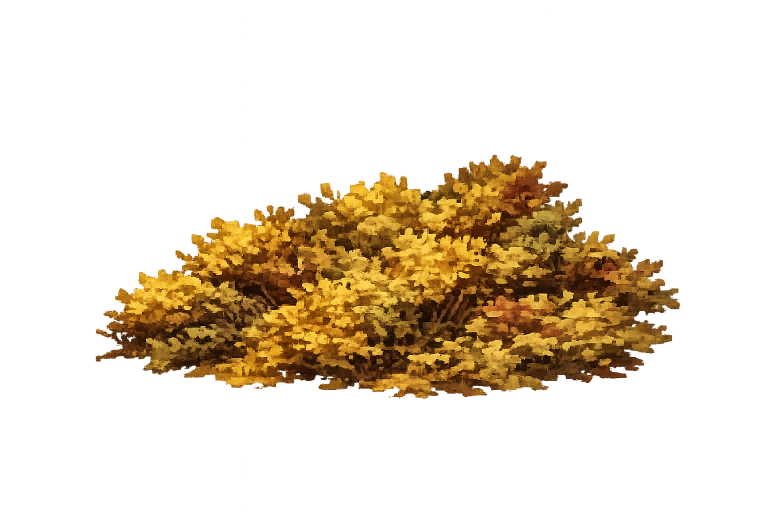
#> input picture assets-lowpoly-python/nature/bushes/sources/bush_v2_01_source.png, 1536 x 1024 px (shown at 1/2 size)
$ python analyze_mountains.py ../../nature/bushes/sources/bush_v2_01_source.png
#> lines starting #> are read from the running program, lines starting #| are printed output that depends on the picture
#!/usr/bin/env python3
"""Analyze mountain sprites for 3D procedural generation.

Extracts:
- Heightmap from alpha channel (per-column height)
- SNES color palette (unique colors)
- Per-column dominant color
- Slope analysis for waterfall placement candidates
- Silhouette metrics (height %, peaks, valleys)

Usage:
    python analyze_mountains.py <sprite_path> [--output <json_path>]
"""

import argparse
import json
import sys
from pathlib import Path

import numpy as np
from PIL import Image


def extract_heightmap(img_array: np.ndarray) -> np.ndarray:
    """Extract per-column heightmap from RGBA sprite.

    Returns array of shape (width,) with values in [0, 1].
    0 = base (bottom), 1 = top (highest opaque pixel).
    """
    alpha = img_array[:, :, 3]
    height, width = alpha.shape

    heightmap = np.zeros(width, dtype=np.float64)
    for x in range(width):
        col = alpha[:, x]
        opaque_rows = np.where(col > 128)[0]
        if len(opaque_rows) > 0:
            top_row = opaque_rows[0]  # smallest Y = highest pixel
            heightmap[x] = 1.0 - (top_row / height)
        else:
            heightmap[x] = 0.0

    return heightmap


def extract_palette(img_array: np.ndarray) -> np.ndarray:
    """Extract unique SNES palette colors from opaque pixels.

    Returns array of shape (N, 3) with RGB values.
    """
    pixels = img_array.reshape(-1, 4)
    opaque = pixels[pixels[:, 3] > 128][:, :3]
    unique = np.unique(opaque, axis=0)
    return unique


def extract_per_column_color(img_array: np.ndarray, palette: np.ndarray) -> np.ndarray:
    """Map each column to its dominant palette color.

    Returns array of shape (width, 3) with RGB values.
    """
    from scipy.spatial import cKDTree

    alpha = img_array[:, :, 3]
    height, width = alpha.shape
    tree = cKDTree(palette.astype(np.float64))

    colors = np.zeros((width, 3), dtype=np.uint8)
    for x in range(width):
        col = img_array[:, x]
        opaque_mask = col[:, 3] > 128
        if np.any(opaque_mask):
            col_pixels = col[opaque_mask, :3].astype(np.float64)
            _, indices = tree.query(col_pixels)
            # Most common palette color in this column
            unique_idx, counts = np.unique(indices, return_counts=True)
            dominant_idx = unique_idx[np.argmax(counts)]
            colors[x] = palette[dominant_idx]
        else:
            colors[x] = [0, 0, 0]

    return colors


def analyze_slope(heightmap: np.ndarray) -> list:
    """Analyze slope to find waterfall placement candidates.

    Returns list of candidate dicts with segment index, height, and steepness.
    Uses two strategies:
    1. Strict valleys: slope changes from negative to positive
    2. Relaxed local minima: height is lower than both neighbors
    """
    segments = len(heightmap)
    slope = np.diff(heightmap)

    valleys = []

    # Strategy 1: Strict valleys
    for i in range(1, segments - 1):
        if slope[i - 1] < 0 and slope[i] > 0:
            steepness_left = abs(slope[i - 1])
            steepness_right = abs(slope[i])
            combined = steepness_left + steepness_right
            valleys.append({
                "segment": i,
                "height_pct": float(heightmap[i]),
                "steepness_left": float(steepness_left),
                "steepness_right": float(steepness_right),
                "combined_steepness": float(combined),
            })

    # Strategy 2: Relaxed local minima (if no strict valleys found)
    if not valleys:
        for i in range(2, segments - 2):
            # Local minimum: lower than neighbors within window
            window = 10
            left_max = np.max(heightmap[max(0, i - window):i])
            right_max = np.max(heightmap[i + 1:min(segments, i + window + 1)])
            local_avg = (left_max + right_max) / 2.0

            # Must be a dip (lower than surrounding area)
            if heightmap[i] < local_avg * 0.95:
                steepness_left = abs(left_max - heightmap[i]) / max(window, 1)
                steepness_right = abs(right_max - heightmap[i]) / max(window, 1)
                combined = steepness_left + steepness_right

                valleys.append({
                    "segment": i,
                    "height_pct": float(heightmap[i]),
                    "steepness_left": float(steepness_left),
                    "steepness_right": float(steepness_right),
                    "combined_steepness": float(combined),
                })

    # Strategy 3: Steepest sections (if still no candidates)
    if not valleys:
        # Find the 3 steepest positive slopes (ascending sections)
        for i in range(len(slope)):
            if slope[i] > 0:
                valleys.append({
                    "segment": i,
                    "height_pct": float(heightmap[i]),
                    "steepness_left": 0.0,
                    "steepness_right": float(abs(slope[i])),
                    "combined_steepness": float(abs(slope[i])),
                })
        # Sort by steepness, take top 3 with spacing
        valleys.sort(key=lambda v: v["combined_steepness"], reverse=True)
        filtered = []
        for v in valleys:
            if not any(abs(v["segment"] - f["segment"]) < 80 for f in filtered):
                filtered.append(v)
            if len(filtered) >= 3:
                break
        valleys = filtered

    return valleys


def select_waterfall_locations(
    candidates: list, count: int = 3, min_segment_distance: int = 80
) -> list:
    """Select best waterfall locations with minimum separation.

    Prefers: high steepness + medium height (not at peak, not at base).
    """
    if not candidates:
        return []

    # Strategy 3 already returns filtered results, skip re-selection
    if len(candidates) > 0 and candidates[0].get("steepness_left", 0) == 0:
        # Strategy 3 results - already filtered
        selected = candidates[:count]
    else:
        # Strategy 1 or 2 - score and select with spacing
        for c in candidates:
            height_score = 1.0 - abs(c["height_pct"] - 0.5)
            c["score"] = c["combined_steepness"] * 0.6 + height_score * 0.4

        sorted_candidates = sorted(candidates, key=lambda c: c.get("score", 0), reverse=True)
        selected = []
        for cand in sorted_candidates:
            if len(selected) >= count:
                break
            too_close = any(
                abs(cand["segment"] - s["segment"]) < min_segment_distance
                for s in selected
            )
            if not too_close:
                selected.append(cand)

    return selected


def find_peaks(heightmap: np.ndarray) -> list:
    """Find peaks in the heightmap."""
    peaks = []
    for i in range(1, len(heightmap) - 1):
        if heightmap[i] > heightmap[i - 1] and heightmap[i] > heightmap[i + 1]:
            peaks.append({"segment": i, "height_pct": float(heightmap[i])})
    return peaks


def analyze_sprite(sprite_path: str) -> dict:
    """Full analysis of a mountain sprite."""
    img = Image.open(sprite_path).convert("RGBA")
    img_array = np.array(img)

    heightmap = extract_heightmap(img_array)
    palette = extract_palette(img_array)
    per_column_color = extract_per_column_color(img_array, palette)

    # Resample to 640 segments
    segments = 640
    x_orig = np.arange(len(heightmap))
    x_new = np.linspace(0, len(heightmap) - 1, segments)
    heightmap_resampled = np.interp(x_new, x_orig, heightmap)
    color_indices = np.clip(np.round(x_new).astype(int), 0, len(per_column_color) - 1)
    color_resampled = per_column_color[color_indices]

    # Analysis
    slope_candidates = analyze_slope(heightmap_resampled)
    waterfall_locations = select_waterfall_locations(slope_candidates, count=3)
    peaks = find_peaks(heightmap_resampled)

    # Add angle_rad to waterfall locations
    for wf in waterfall_locations:
        wf["angle_rad"] = float((wf["segment"] / segments) * 2 * np.pi)

    # Add angle_rad to peaks
    for p in peaks:
        p["angle_rad"] = float((p["segment"] / segments) * 2 * np.pi)

    # Metrics
    silhouette_pct = float(np.max(heightmap)) * 100
    content_columns = int(np.sum(heightmap > 0))
    content_pct = (content_columns / len(heightmap)) * 100

    return {
        "source": str(sprite_path),
        "dimensions": {"width": img.width, "height": img.height},
        "palette_colors": int(len(palette)),
        "palette_rgb": palette.tolist(),
        "heightmap_raw": heightmap.tolist(),
        "heightmap_640": heightmap_resampled.tolist(),
        "per_column_color_640": color_resampled.tolist(),
        "metrics": {
            "silhouette_max_pct": round(silhouette_pct, 1),
            "content_columns": content_columns,
            "content_pct": round(content_pct, 1),
        },
        "peaks": peaks,
        "waterfall_candidates": slope_candidates,
        "waterfall_locations": waterfall_locations,
        "segments": segments,
    }


def main():
    parser = argparse.ArgumentParser(description="Analyze mountain sprites for 3D generation")
    parser.add_argument("sprite", help="Path to mountain sprite PNG")
    parser.add_argument("--output", "-o", help="Output JSON path")
    args = parser.parse_args()

    result = analyze_sprite(args.sprite)
#> in analyze_sprite, img is the input picture: PIL image 1536x1024 RGBA; mean R, G, B, A 104, 82.8, 49.2, 59.4
#> in extract_heightmap, `alpha = img_array[:, :, 3]`:
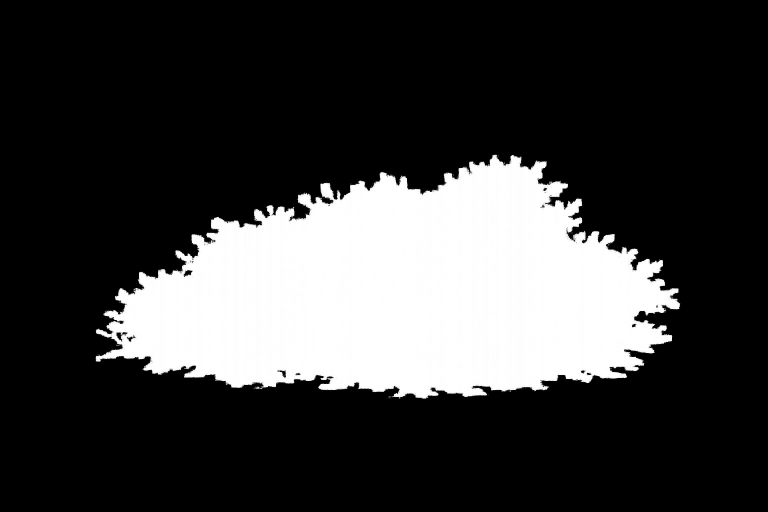
#> alpha: shape (1024, 1536) (shown at 1/2 size); min 0, max 255, mean 59.4
#> after the loop in extract_heightmap, `for x in range(width):`: heightmap = 1536 values, max 0.697 at index 985, min 0 at index 0, mean 0.439
#> in analyze_sprite, `per_column_color = extract_per_column_color(img_array, palette)`: per_column_color = 1536 rows, first 8: [0, 0, 0], [0, 0, 0], [0, 0, 0], [0, 0, 0], [0, 0, 0], [0, 0, 0], [0, 0, 0], [0, 0, 0]
#> in analyze_sprite, `x_orig = np.arange(len(heightmap))`: x_orig = 1536 values from 0 to 1535
#> in analyze_sprite, `x_new = np.linspace(0, len(heightmap) - 1, segments)`: x_new = 640 values from 0 to 1535
#> in analyze_sprite, `heightmap_resampled = np.interp(x_new, x_orig, heightmap)`: heightmap_resampled = 640 values, max 0.697 at index 411, min 0 at index 0, mean 0.439
#> in analyze_sprite, `color_indices = np.clip(np.round(x_new).astype(int), 0, len(per_column..`: color_indices = 640 values from 0 to 1535
#> in analyze_sprite, `color_resampled = per_column_color[color_indices]`: color_resampled = 640 rows, first 8: [0, 0, 0], [0, 0, 0], [0, 0, 0], [0, 0, 0], [0, 0, 0], [0, 0, 0], [0, 0, 0], [0, 0, 0]
#> in analyze_slope, `segments = len(heightmap)`: segments = 640
#> in analyze_slope, `slope = np.diff(heightmap)`: slope = 639 values, max 0.356 at index 79, min -0.262 at index 565, mean 0
#> the loop in analyze_slope, `for i in range(1, segments - 1):` made 638 passes
#> (steepness_left, steepness_right, combined) on passes 85, 89, 94, 119, 122, 125, 141, 155, 159, 166, 171, 189: (0.000182, 0.0183, 0.0185), (0.000793, 0.00118, 0.00197), (0.00019, 0.00214, 0.00233), (0.00252, 0.000312, 0.00283), (0.00397, 6.57e-05, 0.00404), (0.00181, 4.89e-05, 0.00186), (0.000677, 0.000217, 0.000894), (6.11e-05, 0.0029, 0.00296), (0.0024, 0.042, 0.0444), (0.000977, 0.000815, 0.00179), (0.00429, 0.016, 0.0203), (0.00293, 0.00293, 0.00586)
#> steepness_left on pass 421: 0.00394
#> after the loop in analyze_slope, `for i in range(1, segments - 1):`: valleys = 55 items
#> the loop in select_waterfall_locations, `for c in candidates:` made 55 passes
#> height_score on passes 1 to 12: 0.855, 0.891, 0.892, 0.966, 0.961, 0.959, 0.964, 1, 1, 0.96, 0.973, 0.936
#> the loop in select_waterfall_locations, `for cand in sorted_candidates:` made 18 passes
#> too_close on passes 1 to 12: False, False, True, True, True, True, True, True, True, True, True, True
#> after the loop in select_waterfall_locations, `for cand in sorted_candidates:`: selected = 3 items
#> after the loop in find_peaks, `for i in range(1, len(heightmap) - 1):`: peaks = 46 items
#> the loop in analyze_sprite, `for wf in waterfall_locations:` made 3 passes
#> the loop in analyze_sprite, `for p in peaks:` made 46 passes
#> in analyze_sprite, `silhouette_pct = float(np.max(heightmap)) * 100`: silhouette_pct = 69.73
#> in analyze_sprite, `content_columns = int(np.sum(heightmap > 0))`: content_columns = 1169
#> in analyze_sprite, `content_pct = (content_columns / len(heightmap)) * 100`: content_pct = 76.11
#> result = 12 items

    output = json.dumps(result, indent=2)
    if args.output:
        Path(args.output).write_text(output, encoding="utf-8")
        print(f"Analysis written to {args.output}")
    else:
        print(output)
#> (printed output is left out)


if __name__ == "__main__":
    main()
